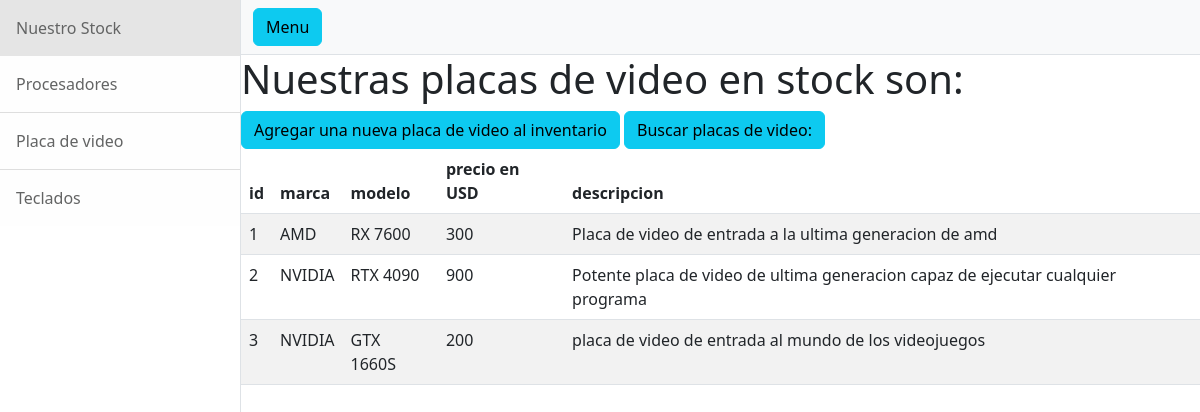
Screenshot of /placaVideo with the database file from the repository.
### StockProductos/models.py (models this page shows)
class PlacaVideo(models.Model):
    marca = models.CharField(max_length = 30)
    modelo = models.CharField(max_length = 30)
    precio = models.IntegerField()
    descripcion = models.CharField(max_length = 200)

### StockProductos/views.py (the view)
# urls.py: path('placaVideo', placaVideo, name="placaVideo"),
def placaVideo(request):
    placasVideo = PlacaVideo.objects.all()
    contexto = {'placasVideo': placasVideo}
    return render(request, "StockProductos/placaVideo.html", contexto)

### StockProductos/templates/StockProductos/placaVideo.html
{% extends "StockProductos/index.html" %}
{% block contenido  %}
<h1> Nuestras placas de video en stock son: </h1>
<a class="btn btn-info" href="{% url 'nuevoPlacaVideoForm' %}" role="button">Agregar una nueva placa de video al inventario</a>
<a class="btn btn-info" href="{% url 'buscarPlacasVideo' %}" role="button">Buscar placas de video:</a>
<table class="table table-striped">
    <thead>
        <tr>
            <th>id</th>
            <th>marca</th>
            <th>modelo</th>
            <th>precio en USD</th>
            <th>descripcion</th>
        </tr>
    </thead>
    <tbody>
        {% for placaVideo in placasVideo %}
            <tr>
                <td>{{ placaVideo.id }}</td>
                <td>{{ placaVideo.marca }}</td>
                <td>{{ placaVideo.modelo }}</td>
                <td>{{ placaVideo.precio }}</td>
                <td>{{ placaVideo.descripcion }}</td>
            </tr>
        {% endfor %}
    </tbody>
</table>
{% endblock contenido %}

### rows the page displays
PlacaVideo: id "1", marca "AMD", modelo "RX 7600", precio "300", descripcion "Placa de video de entrada a la ultima generacion de amd"
PlacaVideo: id "2", marca "NVIDIA", modelo "RTX 4090", precio "900", descripcion "Potente placa de video de ultima generacion capaz de ejecutar cualquier programa"
PlacaVideo: id "3", marca "NVIDIA", modelo "GTX 1660S", precio "200", descripcion "placa de video de entrada al mundo de los videojuegos"
